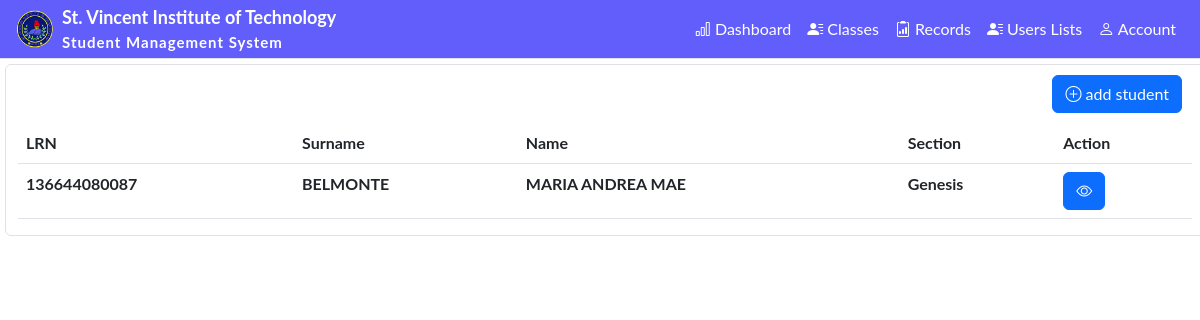
The page /student/ (signed in) on the database as committed earlier.
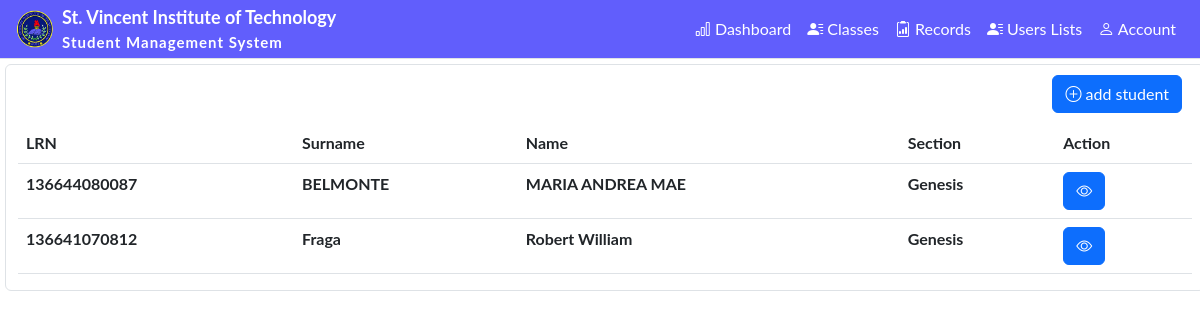
The same page on the database as committed later.
### admin_staff/models.py (models this page shows, shortened)
class StudentProfile(models.Model):
    user = models.OneToOneField(User, null=True, on_delete=models.CASCADE)
    student_lrn = models.BigIntegerField(primary_key=True)
    surname = models.CharField(max_length=24)
    first_name = models.CharField(max_length=24)
    middle_name = models.CharField(max_length=24, blank=True, null=True)
    gender_choice = (
        ('Male', 'Male'),
        ('Female', 'Female'),
    )
    gender = models.CharField(max_length=24, default="Gender", choices=gender_choice, blank=True, null=True)
    birth_date = models.DateField()
    birth_place = models.CharField(max_length=200, blank=True, null=True)
    religion = models.CharField(max_length=24, blank=True, null=True)
    civil_choice = (
        ('Single', 'Single'),
        ('Married', 'Married'),
        ('Divorced', 'Divorced'),
        ('Widowed', 'Widowed'),
    )
    civil_status = models.CharField(max_length=10, default="Status", choices=civil_choice, blank=True, null=True)
    contact = models.BigIntegerField(blank=True, null=True)
    email = models.CharField(max_length=100, blank=True, null=True)
    section = models.ForeignKey('section', null=True, on_delete=models.SET_NULL)
    adviser = models.ForeignKey('FacultyStaff', blank=True, null=True, on_delete=models.SET_NULL)
    level = models.ForeignKey('level', blank=True, null=True, on_delete=models.SET_NULL)
    class Meta:
        managed = True
        db_table = 'student_profile'

class section(models.Model):
    section_name = models.CharField(max_length=20)
    level = models.ForeignKey("level", null=True, on_delete=models.SET_NULL)
    def __str__(self):
        return self.section_name

### admin_staff/decorators.py (the view)
        def wrapper_func(request, *args, **kwargs):
            group = None
            if request.user.groups.exists():
                group = request.user.groups.all()[0].name
            if group in allow_roles:
                return view_func(request, *args, **kwargs)
            else:
                return HttpResponse('you are not authorize')

### admin_staff/views.py (called while the page is built)
@login_required(login_url='login')
@allowed_user(allow_roles=['admin'])
def student_list(request):
    students = StudentProfile.objects.all()
    return render(request, 'admin/student_list.html', { 'student': students})

### admin_staff/templates/admin/student_list.html
{% extends "admin/admin_dashboard.html" %}
{% block content %}
<div class="container-fluid border rounded" style="margin: 5px">
  <div class="d-grid gap-2 d-md-flex justify-content-md-end" style='margin: 10px'>
    <button type="button" class="btn btn-primary">
      <i class="bi bi-plus-circle"></i> add student
    </button>
  </div>
  <table class="table table-hover" >
        <thead>
          <tr>
            <th scope="col">LRN</th>
            <th scope="col">Surname</th>
            <th scope="col">Name</th>
            <th scope="col">Section</th>
            <th scope="col">Action</th>
          </tr>
        </thead>
        <tbody>
            {% for i in student %}
                  <tr>
                    <td>{{i.student_lrn}}</td>
                    <td>{{i.surname}}</td>
                    <td>{{i.first_name}}</td>
                    <td>{{i.section}}</td>
                    <td>
                      <button class="btn btn-primary" type="submit" title="Edit"><a href="{% url "studentinfo" i.student_lrn %}" style="text-decoration: none; color: inherit" >
                        <i class="bi bi-eye"></i>
                      </a></button>
                    </td>
                  </tr>
            {% endfor %}
        </tbody>
    </table>
</div>
{% endblock content %}

Rows that differ between the two databases and show on the page:
added StudentProfile: student_lrn "136641070812", surname "Fraga", first_name "Robert William", section "Genesis"
